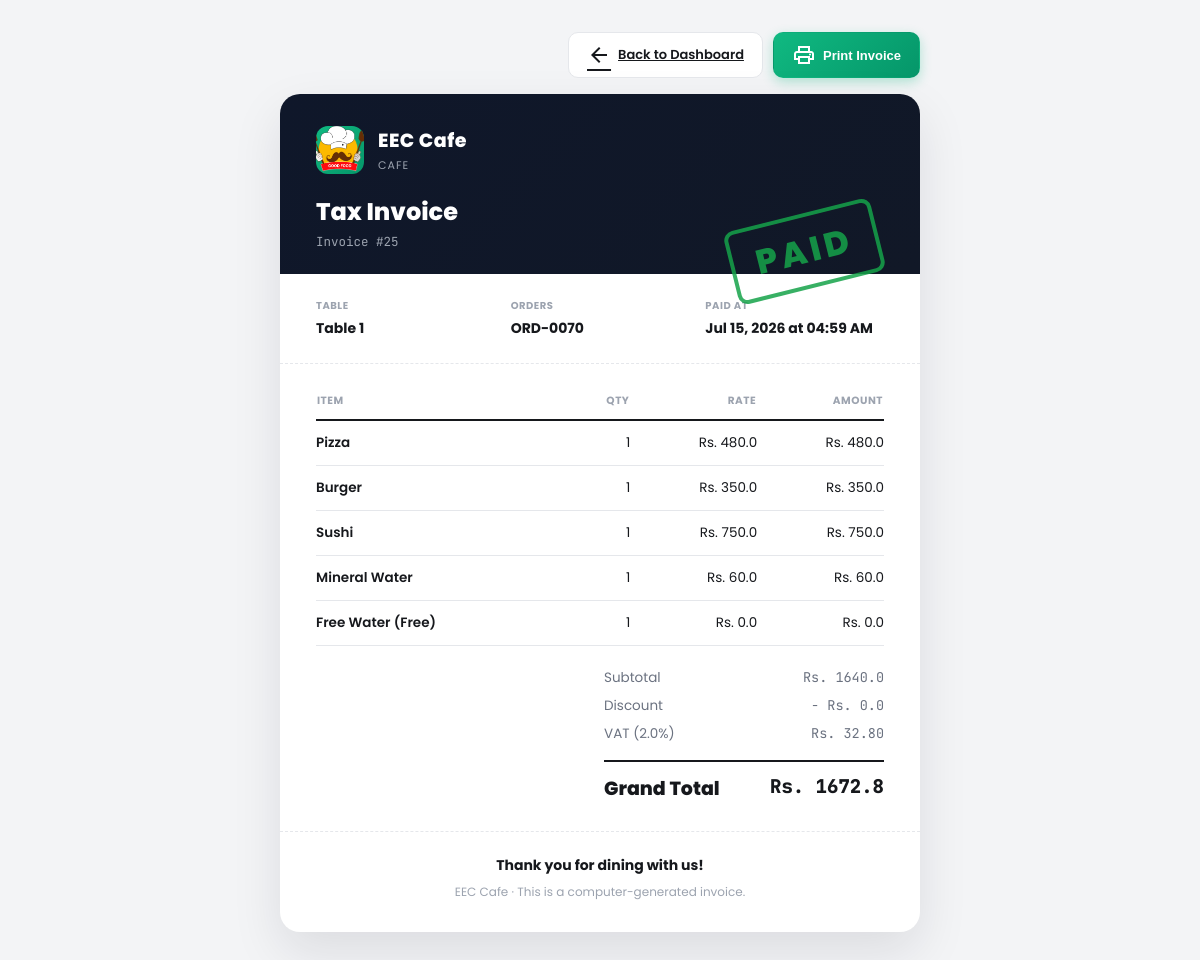
/billing/bill/25/invoice/ (signed in), run on the app's committed database.
### menu/models.py (models this page shows, shortened)
class RestaurantDetail(models.Model):
    restaurant_name = models.CharField(max_length=200)
    sub_name = models.CharField(max_length=200)
    logo = models.ImageField(upload_to='logo/')

class FoodItem(models.Model):
    category = models.ForeignKey(
        Category,
        on_delete=models.CASCADE,
        related_name='foods'
    )
    food_name = models.CharField(max_length=200)
    description = models.TextField(blank=True)
    image = models.ImageField(
        upload_to='foods/',
        blank=True,
        null=True
    )
    price = models.DecimalField(
        max_digits=10,
        decimal_places=2
    )
    is_available = models.BooleanField(default=True)
    is_popular = models.BooleanField(default=False)
    is_vegetarian = models.BooleanField(
        default=False,
        help_text=(
            'Shown as the veg/non-veg indicator on the menu. Defaults to False '
            'for existing dishes — review and set correctly per dish before relying on it.'
        ),
    )
    is_chef_choice = models.BooleanField(default=False)
    is_new = models.BooleanField(default=False)
    rating = models.DecimalField(
        max_digits=2,
        decimal_places=1,
        blank=True,
        null=True,
        validators=[MinValueValidator(Decimal('0')), MaxValueValidator(Decimal('5'))],
        help_text='0.0–5.0. Leave blank to hide the rating badge.',
    )
    calories = models.PositiveIntegerField(
        blank=True,
        null=True,
        help_text='Leave blank to hide the calorie badge.',
    )
    ingredients = models.CharField(
        max_length=500,
        blank=True,
        help_text='Comma-separated list, shown in the item detail modal. Leave blank to hide.',
    )
    preparation_time = models.PositiveIntegerField(
        default=15,
        help_text='minutes'
    )
    created_at = models.DateTimeField(auto_now_add=True)

class QuickItem(models.Model):
    name = models.CharField(max_length=100)
    icon = models.CharField(
        max_length=50, blank=True, default='fa-circle-plus',
        help_text='Font Awesome icon class, e.g. fa-glass-water, fa-tissue.'
    )
    is_free = models.BooleanField(default=True)
    price = models.DecimalField(
        max_digits=10, decimal_places=2, default=0,
        help_text='Only charged when "is free" is unchecked.'
    )
    is_active = models.BooleanField(default=True)
    sort_order = models.PositiveIntegerField(default=0)
    class Meta:
        ordering = ['sort_order', 'name']
        verbose_name = 'Quick Item'
        verbose_name_plural = 'Quick Items'

### billing/views.py (the view)
    def wrapper(request, *args, **kwargs):
        if not _get_logged_in_staff(request):
            return redirect('billing:login')
        return view_func(request, *args, **kwargs)

### billing/views.py (called while the page is built)
def _get_logged_in_staff(request):
    staff_id = request.session.get('billing_staff_id')
    if not staff_id:
        return None
    try:
        return BillingStaff.objects.get(id=staff_id, is_active=True)
    except BillingStaff.DoesNotExist:
        return None

def _login_required(view_func):
    def wrapper(request, *args, **kwargs):
        if not _get_logged_in_staff(request):
            return redirect('billing:login')
        return view_func(request, *args, **kwargs)
    wrapper.__name__ = view_func.__name__
    return wrapper

@_login_required
def invoice(request, bill_id):
    bill = get_object_or_404(Bill.objects.select_related('session__table'), id=bill_id)
    context = {
        'restaurant': RestaurantDetail.objects.first(),
        'bill': _bill_to_dict(bill),
    }
    return render(request, 'billing/invoice.html', context)

### menu/models.py (called while the page is built)
    @property
    def subtotal(self):
        return Decimal('0') if self.is_free else (self.unit_price * self.quantity)

    @property
    def table_number(self):
        try:
            return self.session.table.table_number
        except Exception:
            return '—'

### templates/billing/invoice.html (shortened to what this page needs)
{% load static %}
<!DOCTYPE html>
<html lang="en">
<head>
</head>
<body>
<div class="toolbar">
  <a class="btn" href="{% url 'billing:dashboard' %}">
    <span class="material-symbols-outlined">arrow_back</span> Back to Dashboard
  </a>
  <button class="btn btn-brand" onclick="window.print()">
    <span class="material-symbols-outlined">print</span> Print Invoice
  </button>
</div>
<div class="invoice">
  <div class="stamp {% if bill.payment_status == 'paid' %}paid{% else %}pending{% endif %}">
    {% if bill.payment_status == 'paid' %}PAID{% else %}PENDING{% endif %}
  </div>
  <div class="inv-header">
    <div class="inv-brand-row">
      <div class="inv-logo">
        {% if restaurant and restaurant.logo %}
          <img src="{{ restaurant.logo.url }}" alt="{{ restaurant.restaurant_name }}">
        {% else %}
          <span class="material-symbols-outlined">restaurant</span>
        {% endif %}
      </div>
      <div>
        <div class="inv-brand-name">{% if restaurant %}{{ restaurant.restaurant_name }}{% else %}Flavoria Kitchen &amp; Bar{% endif %}</div>
        {% if restaurant.sub_name %}<div class="inv-brand-sub">{{ restaurant.sub_name }}</div>{% endif %}
      </div>
    </div>
    <div class="inv-title-row">
      <div>
        <div class="inv-title">Tax Invoice</div>
        <div class="inv-num mono">Invoice #{{ bill.bill_id }}</div>
      </div>
    </div>
  </div>
  <div class="inv-meta">
    <div class="meta-item">
      <div class="m-label">Table</div>
      <div class="m-value">Table {{ bill.table_number }}</div>
    </div>
    <div class="meta-item">
      <div class="m-label">Orders</div>
      <div class="m-value">{{ bill.orders|join:", " }}</div>
    </div>
    <div class="meta-item">
      <div class="m-label">{% if bill.payment_status == 'paid' %}Paid At{% else %}Requested At{% endif %}</div>
      <div class="m-value">{% if bill.payment_status == 'paid' %}{{ bill.paid_at }}{% else %}{{ bill.requested_at }}{% endif %}</div>
    </div>
  </div>
  <div class="inv-body">
    <table class="items-table">
      <thead>
        <tr>
          <th>Item</th>
          <th class="num">Qty</th>
          <th class="num">Rate</th>
          <th class="num">Amount</th>
        </tr>
      </thead>
      <tbody>
        {% for item in bill.items %}
        <tr>
          <td>
            <div class="item-name">{{ item.name }}</div>
          </td>
          <td class="num">{{ item.quantity }}</td>
          <td class="num">Rs. {{ item.unit_price }}</td>
          <td class="num">Rs. {{ item.subtotal }}</td>
        </tr>
        {% empty %}
        <tr><td colspan="4" style="text-align:center;color:var(--text-3);padding:24px 0;">No items on this bill.</td></tr>
        {% endfor %}
      </tbody>
    </table>
    <div class="inv-totals">
      <div class="t-row"><span>Subtotal</span><span class="mono">Rs. {{ bill.subtotal }}</span></div>
      <div class="t-row"><span>Discount</span><span class="mono">- Rs. {{ bill.discount }}</span></div>
      <div class="t-row"><span>VAT ({{ bill.vat_percent }}%)</span><span class="mono">Rs. {{ bill.tax|floatformat:2 }}</span></div>
      <div class="t-row grand"><span>Grand Total</span><span class="mono">Rs. {{ bill.grand_total }}</span></div>
    </div>
  </div>
  <div class="inv-footer">
    <p class="thanks">Thank you for dining with us!</p>
    <p>{% if restaurant %}{{ restaurant.restaurant_name }}{% else %}Flavoria Kitchen &amp; Bar{% endif %} &middot; This is a computer-generated invoice.</p>
  </div>
</div>
</body>
</html>

### templates/billing/invoice.html (style rules this page uses)
:root { --brand:#10B981; --brand-dark:#059669; --text-1:#16181C; --text-2:#6B7280; --text-3:#9CA3AF; --border:#E5E7EB; --bg:#F3F4F6; --c-paid:#16A34A; --c-pending:#D97706; }
*,*::before,*::after { box-sizing:border-box; }
body { margin:0;font-family:'Poppins',sans-serif;background:var(--bg);color:var(--text-1);-webkit-font-smoothing:antialiased;min-height:100vh;padding:32px 16px; }
.material-symbols-outlined { font-variation-settings:'FILL' 0,'wght' 400;line-height:1;vertical-align:middle; }
.mono { font-family:'JetBrains Mono',monospace; }
.toolbar { max-width:640px;margin:0 auto 16px;display:flex;justify-content:flex-end;gap:10px; }
.btn { display:inline-flex;align-items:center;gap:7px;padding:10px 18px;border-radius:10px;font-size:13px;font-weight:600;border:1px solid var(--border);background:#fff;color:var(--text-1);cursor:pointer;transition:all .2s ease; }
.btn-brand { background:linear-gradient(135deg,var(--brand),var(--brand-dark));color:#fff;border-color:transparent;box-shadow:0 4px 12px rgba(16,185,129,.3); }
.invoice { max-width:640px;margin:0 auto;background:#fff;border-radius:20px; box-shadow:0 20px 50px rgba(16,24,40,.1);overflow:hidden;position:relative; }
.stamp { position:absolute; top:120px; right:40px; font-size:34px; font-weight:800; letter-spacing:4px; padding:8px 22px; border-radius:10px; border:4px solid; transform:rotate(-14deg); opacity:.85; z-index:2; pointer-events:none; }
.stamp.paid { color:var(--c-paid); border-color:var(--c-paid); }
.inv-header { padding:32px 36px 24px;background:linear-gradient(135deg,#0F172A,#111827);color:#fff; }
.inv-brand-row { display:flex;align-items:center;gap:14px;margin-bottom:20px; }
.inv-logo { width:48px;height:48px;border-radius:12px;background:linear-gradient(135deg,var(--brand),var(--brand-dark));display:flex;align-items:center;justify-content:center;flex-shrink:0;overflow:hidden; }
.inv-logo img { width:100%;height:100%;object-fit:cover; }
.inv-brand-name { font-size:19px;font-weight:800;letter-spacing:.5px; }
.inv-brand-sub { font-size:11px;color:#9CA3AF;letter-spacing:1px;text-transform:uppercase;margin-top:2px; }
.inv-title-row { display:flex;align-items:flex-end;justify-content:space-between;flex-wrap:wrap;gap:10px; }
.inv-title { font-size:24px;font-weight:800; }
.inv-num { font-size:12.5px;color:#9CA3AF;margin-top:4px; }
.inv-meta { display:grid;grid-template-columns:repeat(3,1fr);gap:16px;padding:24px 36px;border-bottom:1px dashed var(--border); }
.meta-item .m-label { font-size:10px;color:var(--text-3);text-transform:uppercase;letter-spacing:.5px;font-weight:700; }
.meta-item .m-value { font-size:14px;font-weight:700;color:var(--text-1);margin-top:4px; }
.inv-body { padding:28px 36px; }
.items-table { width:100%;border-collapse:collapse; }
.items-table thead th { text-align:left;font-size:10.5px;text-transform:uppercase;letter-spacing:.5px;color:var(--text-3);font-weight:700;padding-bottom:10px;border-bottom:2px solid var(--text-1); }
.items-table thead th.num { text-align:right; }
.items-table tbody td { padding:12px 0;border-bottom:1px solid var(--border);font-size:13.5px;vertical-align:top; }
.items-table tbody td.num { text-align:right;white-space:nowrap; }
.item-name { font-weight:600;color:var(--text-1); }
.inv-totals { margin-top:22px;margin-left:auto;width:280px;display:flex;flex-direction:column;gap:8px; }
.t-row { display:flex;justify-content:space-between;font-size:13.5px;color:var(--text-2); }
.t-row.grand { font-size:19px;font-weight:800;color:var(--text-1);border-top:2px solid var(--text-1);margin-top:8px;padding-top:12px; }
.inv-footer { padding:22px 36px 30px;text-align:center;border-top:1px dashed var(--border); }
.inv-footer p { margin:0;font-size:12px;color:var(--text-3);line-height:1.7; }
.inv-footer .thanks { font-size:14px;font-weight:700;color:var(--text-1);margin-bottom:4px; }

### data on the page
RestaurantDetail: logo (picture), restaurant_name "EEC Cafe", sub_name "CAFE"
FoodItem: name "Pizza"
FoodItem: name "Burger"
FoodItem: name "Sushi"
QuickItem: name "Mineral Water"

### other printed values
{{ bill.bill_id }} "25"
{{ bill.table_number }} "1"
{{ bill.orders|join:", " }} "ORD-0070"
{{ bill.paid_at }} "Jul 15, 2026 at 04:59 AM"
{{ item.quantity }} "1" "1" "1" "1" "1"
{{ item.unit_price }} "480.0" "350.0" "750.0" "60.0" "0.0"
{{ item.subtotal }} "480.0" "350.0" "750.0" "60.0" "0.0"
{{ item.name }} "Free Water (Free)"
{{ bill.subtotal }} "1640.0"
{{ bill.discount }} "0.0"
{{ bill.vat_percent }} "2.0"
{{ bill.tax|floatformat:2 }} "32.80"
{{ bill.grand_total }} "1672.8"
